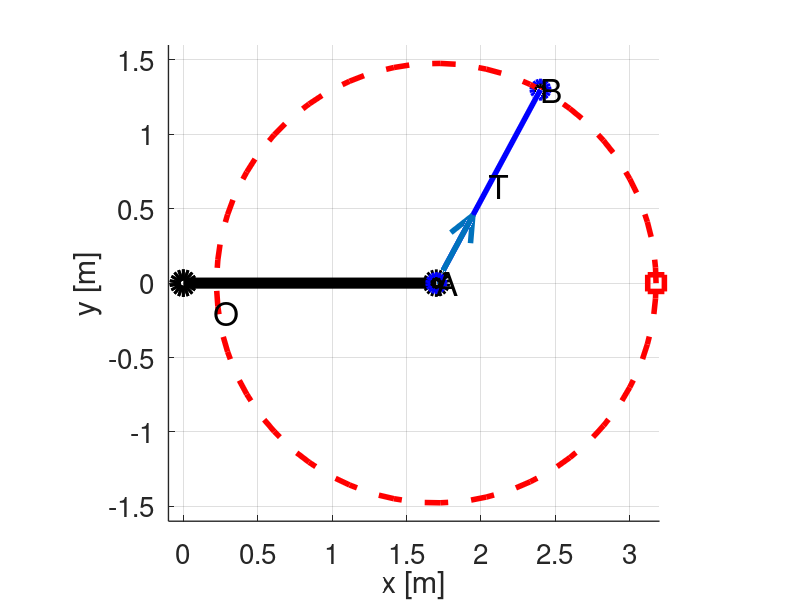
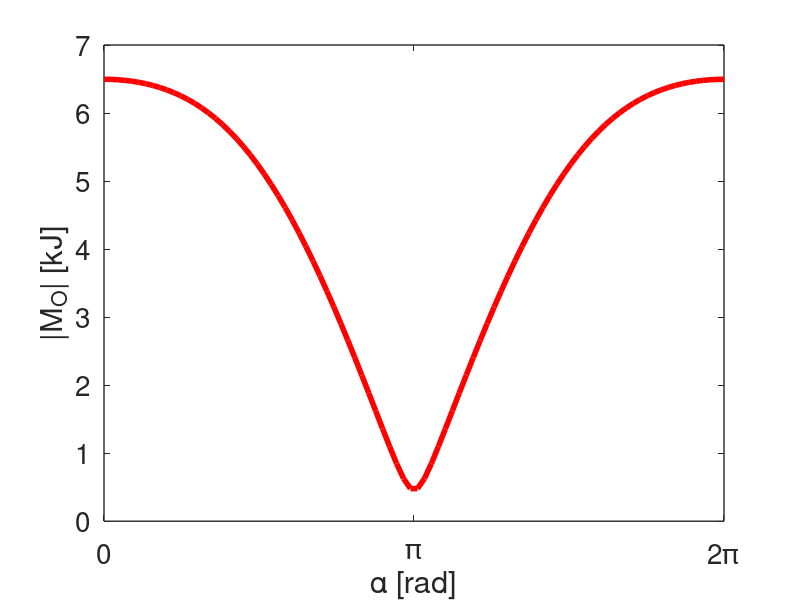
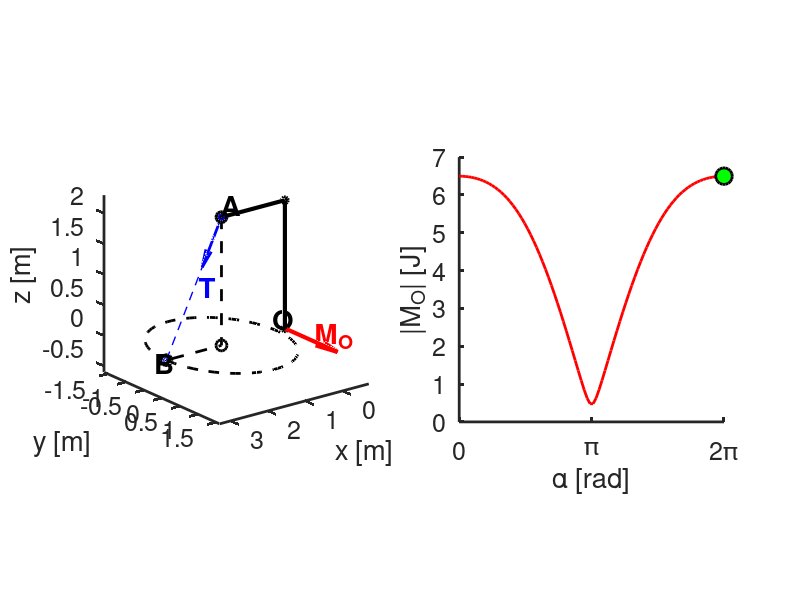

Source code (MATLAB) for these figures, in order:
% Introduccion a Octave - 2022 - FCAI-UNCuyo - MoCCAI/DIMEC
%
% Unidad 5
% Ejercicio: mecanica vectorial - brazo tensionado
%
% Una estructura rigida con forma de L (brazo) se carga en el extremo libre 
% mediante un tensor como se muestra en la figura (ver apuntes de clase).
% La tension en el cable se puede ajustar hasta un valor maximo de 2.5kN. 
%
% Determinar, con OCTAVE, el momento M=r x T respecto al punto O que produce
% la tension del cable, que actua en el punto A, y la magnitud de ese momento.
%
% Se desea conocer como afecta la magnitud del momento torsor M la posicion B
% sobre el plano xy, en la cual es fijado el cable si se mantiene constante la
% longitud del cable.
%
% 1) Grafique el sistema que debe ser analizado
% 2) Determine las posiciciones de B en las que se logra el min(M) y max(M).
% 3) Grafique el sistema y la norma de M en funcion del angulo alfa=[0,2pi] 
%    que parametriza la posicion de B en el plano xy.

%coordenadas del "brazo" donde se fija el tensor
brazo = [0.0,0.0,0.0; 
         0.0,0.0,2.1;
         1.7,0.0,2.1];
           

% El punto B se fija en cualquier punto de una circunferencia de 
% radio rXY=sqrt(1.3^2+0.7^2) ubicada en el plano xy (z=0).
% Definimos las posiciones del punto B como aquellos sobre una circunferencia
% de radio "rXY" parametrizadas por alfa en [0,2pi];

nAlfa=90; %nro de intervalos angulares usados para dividir la circunferencia

rXY =sqrt(0.7^2+1.3^2); %radio en el plano xy sobre el que se fija el pto B  

%posiones del punto B sobre la circunferencia de radio rXY en el plano xy
alfa=linspace(0,2*pi,nAlfa)';
posB=rXY*[cos(alfa), sin(alfa),zeros(nAlfa,1)] + [1.7, 0, 0];

tenB=[1.7,0.0,2.1;
      2.4,1.3,0.0];
auxP=[1.7,0.0,2.1;
      1.7,0.0,0.0;
      2.4,1.3,0.0];
      
%=====================================================
% A continuacion se representa graficamente el problema bajo
% estudio.
nB=[tenB(2,1)-tenB(1,1), tenB(2,2)-tenB(1,2), tenB(2,3)-tenB(1,3)];
nB=nB/norm(nB);

figure(1);clf
hold on
plot3(brazo(:,1),brazo(:,2),brazo(:,3),'ko-','markersize',12,'linewidth',8)
plot3( tenB(:,1), tenB(:,2), tenB(:,3),'bo-','markersize',12,'linewidth',4)
plot3( posB(:,1), posB(:,2), posB(:,3),'r--','linewidth',4)
plot3( posB(1,1), posB(1,2), posB(1,3),'rs','linewidth',4,'markersize',12)
plot3( auxP(:,1), auxP(:,2), auxP(:,3),'k--o','linewidth',3)
quiver3(tenB(1,1), tenB(1,2), tenB(1,3), nB(1), nB(2), nB(3), 'linewidth',4,'markersize',12)
hold off
text( 0.2,-0.2, 0.2,'O','fontsize',24)
text( 1.7, 0.0, 2.3,'A','fontsize',24)
text( 2.4, 1.3, 0.2,'B','fontsize',24)
text( mean(tenB(:,1)), mean(tenB(:,2)), mean(tenB(:,3)),'T','fontsize',24)
xlabel('x [m]','fontsize',20)
ylabel('y [m]','fontsize',20)
zlabel('z [m]','fontsize',20)
set(gca,'fontsize',20,'linewidth',1)
grid
box off
axis equal
xlim([-0.1,3.2])
ylim([-1.6,1.6])
zlim([-0.1,2.3])
fig1 = gcf ();
set(fig1, "numbertitle", "off", "name", "Mecánica Vectorial")

%Momento torsor en O realizado por la fuera T en 3 posiciones de B
rA=[1.7,0.0,2.1];
T1=2.5*( [1.7+rXY,  0,0]-rA )/norm( [1.7+rXY,  0,0]-rA );
T2=2.5*( [1.7    ,rXY,0]-rA )/norm( [1.7    ,rXY,0]-rA );
T3=2.5*( [1.7-rXY,  0,0]-rA )/norm( [1.7-rXY,  0,0]-rA );

nM1=norm(cross(rA,T1))
nM2=norm(cross(rA,T2))
nM3=norm(cross(rA,T3))


%=========================================================
% Calculamos y graficamos el momento torsor en O que realizado
% el cable tensor, T, parametrizado por el angulo alfa que determina
% la posicion del punto B en el plano xy.

T = 2.5; %norma de la tension en el cable en kN
Mnorm=zeros(nAlfa,1);

for i=1:nAlfa
  rB = posB(i,:);
  nT = (rB-rA)/norm(rB-rA);
  MO = cross(rA,T*nT);
  Mnorm(i) = norm(MO);
end

figure(2);clf
plot(alfa, Mnorm, 'r-', 'linewidth', 4)
xlabel('\alpha [rad]','fontsize',24)
ylabel('|M_O| [kJ]','fontsize',24)
xlim([0,2*pi])
set(gca,'fontsize',20,'linewidth',1,...
        'xtick',[0,pi,2*pi],'xticklabel',['0';'\pi'; '2\pi'])
fig2 = gcf ();
set(fig2, "numbertitle", "off", "name", "Norma Momento Torsor en O")


%=====================================================
% Animacion
for i=1:nAlfa
  rB = posB(i,:);
  nT = (rB-rA)/norm(rB-rA);
  MO = cross(rA,T*nT)*0.25; %reducimos el valor 1/4 para visualización

  tenB=[rA;rB];
  auxP=[rA; 1.7,0.0,0.0; rB];
      
  figure(3);clf
  subplot(1,2,1)
  hold on
  plot3(brazo(:,1),brazo(:,2),brazo(:,3),'ko-','markersize',4,'linewidth',3)
  plot3( tenB(:,1), tenB(:,2), tenB(:,3),'bo--','markersize',4,'linewidth',1)
  plot3( posB(:,1), posB(:,2), posB(:,3),'k--','markersize',8,'linewidth',2)
  plot3( auxP(:,1), auxP(:,2), auxP(:,3),'k--o','markersize',8,'linewidth',2)
  h1=quiver3(rA(1), rA(2), rA(3), nT(1), nT(2), nT(3),'b','linewidth',2);
  h2=quiver3(    0,     0,     0, MO(1), MO(2), MO(3),'r','linewidth',3);
  set (h1, "maxheadsize", 0.2);
  set (h2, "maxheadsize", 0.2);
  hold off
  text( 0.2,-0.15, 0.15,'O','fontsize',20,'fontweight','bold')
  text( 1.7, 0.0, 2.3,'A','fontsize',20,'fontweight','bold')
  text( rB(1)*1.1, rB(2)*1.1, rB(3)*1.2,'B','fontsize',20,'fontweight','bold')
  text( mean(tenB(:,1))*0.95, mean(tenB(:,2)), mean(tenB(:,3)),'T',...
        'color','blue','fontsize',20,'fontweight','bold')
  text( MO(:,1)*0.5, MO(:,2)*0.5, MO(:,3)*0.5+0.1,'M_O',...
        'color','red','fontsize',20,'fontweight','bold')
  xlabel('x [m]','fontsize',16)
  ylabel('y [m]','fontsize',16)
  zlabel('z [m]','fontsize',16)
  set(gca,'fontsize',18,'linewidth',2)
  %grid
  box off
  axis square
  xlim([-0.7,3.3])
  ylim([-1.6,1.6])
  zlim([-0.6,2.3])
  view(142.258,20.252)
  
  subplot(1,2,2)
  hold on
  plot(alfa, Mnorm, 'r-', 'linewidth', 2)
  plot(alfa(i), Mnorm(i),'ko','markersize',12,'linewidth',2,'markerfacecolor','g')
  hold off
  xlabel('\alpha [rad]','fontsize',20)
  ylabel('|M_O| [J]','fontsize',20)
  xlim([0,2*pi])
  set(gca,'fontsize',18,'linewidth',2,...
     'xtick',[0,pi,2*pi],'xticklabel',{'0';'\pi';'2\pi'})
  axis square
  
  fig1 = gcf ();
  set(gca,'fontsize',18)
  set(fig1, "numbertitle", "off", "name", "Brazo Tensionado")
  
  %Solo para el primer valor de alfa: maximizar la ventana.
  if i==1
    set(fig1, 'Position', get(0, 'Screensize'));
    pause(1)
  end
  pause(0.001)
    
end
